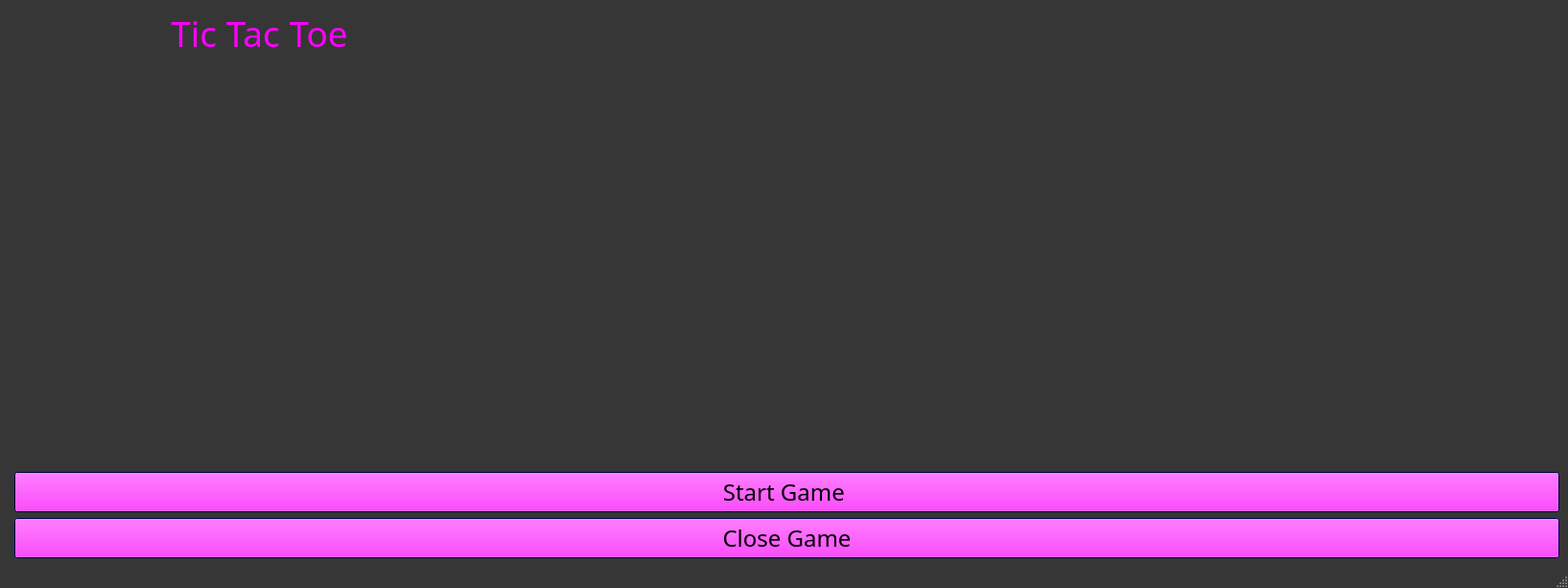
<?xml version="1.0" encoding="UTF-8"?>
<ui version="4.0">
 <class>MainWindow</class>
 <widget class="QMainWindow" name="MainWindow">
  <property name="geometry">
   <rect>
    <x>0</x>
    <y>0</y>
    <width>1635</width>
    <height>613</height>
   </rect>
  </property>
  <property name="palette">
   <palette>
    <active>
     <colorrole role="BrightText">
      <brush brushstyle="SolidPattern">
       <color alpha="255">
        <red>255</red>
        <green>170</green>
        <blue>0</blue>
       </color>
      </brush>
     </colorrole>
     <colorrole role="ButtonText">
      <brush brushstyle="SolidPattern">
       <color alpha="255">
        <red>0</red>
        <green>0</green>
        <blue>0</blue>
       </color>
      </brush>
     </colorrole>
     <colorrole role="Window">
      <brush brushstyle="SolidPattern">
       <color alpha="255">
        <red>54</red>
        <green>54</green>
        <blue>54</blue>
       </color>
      </brush>
     </colorrole>
     <colorrole role="Highlight">
      <brush brushstyle="SolidPattern">
       <color alpha="255">
        <red>255</red>
        <green>255</green>
        <blue>255</blue>
       </color>
      </brush>
     </colorrole>
    </active>
    <inactive>
     <colorrole role="BrightText">
      <brush brushstyle="SolidPattern">
       <color alpha="255">
        <red>255</red>
        <green>170</green>
        <blue>0</blue>
       </color>
      </brush>
     </colorrole>
     <colorrole role="ButtonText">
      <brush brushstyle="SolidPattern">
       <color alpha="255">
        <red>0</red>
        <green>0</green>
        <blue>0</blue>
       </color>
      </brush>
     </colorrole>
     <colorrole role="Window">
      <brush brushstyle="SolidPattern">
       <color alpha="255">
        <red>54</red>
        <green>54</green>
        <blue>54</blue>
       </color>
      </brush>
     </colorrole>
     <colorrole role="Highlight">
      <brush brushstyle="SolidPattern">
       <color alpha="255">
        <red>255</red>
        <green>255</green>
        <blue>255</blue>
       </color>
      </brush>
     </colorrole>
    </inactive>
    <disabled>
     <colorrole role="BrightText">
      <brush brushstyle="SolidPattern">
       <color alpha="255">
        <red>255</red>
        <green>170</green>
        <blue>0</blue>
       </color>
      </brush>
     </colorrole>
     <colorrole role="Base">
      <brush brushstyle="SolidPattern">
       <color alpha="255">
        <red>54</red>
        <green>54</green>
        <blue>54</blue>
       </color>
      </brush>
     </colorrole>
     <colorrole role="Window">
      <brush brushstyle="SolidPattern">
       <color alpha="255">
        <red>54</red>
        <green>54</green>
        <blue>54</blue>
       </color>
      </brush>
     </colorrole>
    </disabled>
   </palette>
  </property>
  <property name="cursor">
   <cursorShape>SizeFDiagCursor</cursorShape>
  </property>
  <property name="windowTitle">
   <string>MainWindow</string>
  </property>
  <widget class="QWidget" name="centralwidget">
   <property name="palette">
    <palette>
     <active>
      <colorrole role="Base">
       <brush brushstyle="SolidPattern">
        <color alpha="255">
         <red>170</red>
         <green>170</green>
         <blue>255</blue>
        </color>
       </brush>
      </colorrole>
      <colorrole role="Window">
       <brush brushstyle="SolidPattern">
        <color alpha="255">
         <red>170</red>
         <green>85</green>
         <blue>255</blue>
        </color>
       </brush>
      </colorrole>
     </active>
     <inactive>
      <colorrole role="Base">
       <brush brushstyle="SolidPattern">
        <color alpha="255">
         <red>170</red>
         <green>170</green>
         <blue>255</blue>
        </color>
       </brush>
      </colorrole>
      <colorrole role="Window">
       <brush brushstyle="SolidPattern">
        <color alpha="255">
         <red>170</red>
         <green>85</green>
         <blue>255</blue>
        </color>
       </brush>
      </colorrole>
     </inactive>
     <disabled>
      <colorrole role="Base">
       <brush brushstyle="SolidPattern">
        <color alpha="255">
         <red>170</red>
         <green>85</green>
         <blue>255</blue>
        </color>
       </brush>
      </colorrole>
      <colorrole role="Window">
       <brush brushstyle="SolidPattern">
        <color alpha="255">
         <red>170</red>
         <green>85</green>
         <blue>255</blue>
        </color>
       </brush>
      </colorrole>
     </disabled>
    </palette>
   </property>
   <layout class="QFormLayout" name="formLayout">
    <item row="0" column="1">
     <widget class="QLabel" name="label">
      <property name="palette">
       <palette>
        <active>
         <colorrole role="WindowText">
          <brush brushstyle="SolidPattern">
           <color alpha="255">
            <red>255</red>
            <green>0</green>
            <blue>255</blue>
           </color>
          </brush>
         </colorrole>
         <colorrole role="Button">
          <brush brushstyle="SolidPattern">
           <color alpha="255">
            <red>255</red>
            <green>0</green>
            <blue>255</blue>
           </color>
          </brush>
         </colorrole>
         <colorrole role="Text">
          <brush brushstyle="SolidPattern">
           <color alpha="255">
            <red>222</red>
            <green>148</green>
            <blue>0</blue>
           </color>
          </brush>
         </colorrole>
         <colorrole role="BrightText">
          <brush brushstyle="SolidPattern">
           <color alpha="255">
            <red>255</red>
            <green>170</green>
            <blue>0</blue>
           </color>
          </brush>
         </colorrole>
         <colorrole role="ButtonText">
          <brush brushstyle="SolidPattern">
           <color alpha="255">
            <red>255</red>
            <green>170</green>
            <blue>0</blue>
           </color>
          </brush>
         </colorrole>
         <colorrole role="Base">
          <brush brushstyle="SolidPattern">
           <color alpha="255">
            <red>255</red>
            <green>255</green>
            <blue>255</blue>
           </color>
          </brush>
         </colorrole>
         <colorrole role="Window">
          <brush brushstyle="SolidPattern">
           <color alpha="255">
            <red>255</red>
            <green>255</green>
            <blue>255</blue>
           </color>
          </brush>
         </colorrole>
        </active>
        <inactive>
         <colorrole role="WindowText">
          <brush brushstyle="SolidPattern">
           <color alpha="255">
            <red>255</red>
            <green>0</green>
            <blue>255</blue>
           </color>
          </brush>
         </colorrole>
         <colorrole role="Button">
          <brush brushstyle="SolidPattern">
           <color alpha="255">
            <red>255</red>
            <green>0</green>
            <blue>255</blue>
           </color>
          </brush>
         </colorrole>
         <colorrole role="Text">
          <brush brushstyle="SolidPattern">
           <color alpha="255">
            <red>222</red>
            <green>148</green>
            <blue>0</blue>
           </color>
          </brush>
         </colorrole>
         <colorrole role="BrightText">
          <brush brushstyle="SolidPattern">
           <color alpha="255">
            <red>255</red>
            <green>170</green>
            <blue>0</blue>
           </color>
          </brush>
         </colorrole>
         <colorrole role="ButtonText">
          <brush brushstyle="SolidPattern">
           <color alpha="255">
            <red>255</red>
            <green>170</green>
            <blue>0</blue>
           </color>
          </brush>
         </colorrole>
         <colorrole role="Base">
          <brush brushstyle="SolidPattern">
           <color alpha="255">
            <red>255</red>
            <green>255</green>
            <blue>255</blue>
           </color>
          </brush>
         </colorrole>
         <colorrole role="Window">
          <brush brushstyle="SolidPattern">
           <color alpha="255">
            <red>255</red>
            <green>255</green>
            <blue>255</blue>
           </color>
          </brush>
         </colorrole>
        </inactive>
        <disabled>
         <colorrole role="Button">
          <brush brushstyle="SolidPattern">
           <color alpha="255">
            <red>255</red>
            <green>0</green>
            <blue>255</blue>
           </color>
          </brush>
         </colorrole>
         <colorrole role="BrightText">
          <brush brushstyle="SolidPattern">
           <color alpha="255">
            <red>255</red>
            <green>170</green>
            <blue>0</blue>
           </color>
          </brush>
         </colorrole>
         <colorrole role="Base">
          <brush brushstyle="SolidPattern">
           <color alpha="255">
            <red>255</red>
            <green>255</green>
            <blue>255</blue>
           </color>
          </brush>
         </colorrole>
         <colorrole role="Window">
          <brush brushstyle="SolidPattern">
           <color alpha="255">
            <red>255</red>
            <green>255</green>
            <blue>255</blue>
           </color>
          </brush>
         </colorrole>
        </disabled>
       </palette>
      </property>
      <property name="font">
       <font>
        <family>Modern No. 20</family>
        <pointsize>28</pointsize>
       </font>
      </property>
      <property name="text">
       <string>                 Tic Tac Toe</string>
      </property>
     </widget>
    </item>
    <item row="1" column="1">
     <widget class="QStackedWidget" name="stackedWidget">
      <property name="palette">
       <palette>
        <active>
         <colorrole role="Button">
          <brush brushstyle="SolidPattern">
           <color alpha="255">
            <red>255</red>
            <green>0</green>
            <blue>255</blue>
           </color>
          </brush>
         </colorrole>
         <colorrole role="Window">
          <brush brushstyle="SolidPattern">
           <color alpha="255">
            <red>54</red>
            <green>54</green>
            <blue>54</blue>
           </color>
          </brush>
         </colorrole>
        </active>
        <inactive>
         <colorrole role="Button">
          <brush brushstyle="SolidPattern">
           <color alpha="255">
            <red>255</red>
            <green>0</green>
            <blue>255</blue>
           </color>
          </brush>
         </colorrole>
         <colorrole role="Window">
          <brush brushstyle="SolidPattern">
           <color alpha="255">
            <red>54</red>
            <green>54</green>
            <blue>54</blue>
           </color>
          </brush>
         </colorrole>
        </inactive>
        <disabled>
         <colorrole role="Button">
          <brush brushstyle="SolidPattern">
           <color alpha="255">
            <red>255</red>
            <green>0</green>
            <blue>255</blue>
           </color>
          </brush>
         </colorrole>
         <colorrole role="Base">
          <brush brushstyle="SolidPattern">
           <color alpha="255">
            <red>54</red>
            <green>54</green>
            <blue>54</blue>
           </color>
          </brush>
         </colorrole>
         <colorrole role="Window">
          <brush brushstyle="SolidPattern">
           <color alpha="255">
            <red>54</red>
            <green>54</green>
            <blue>54</blue>
           </color>
          </brush>
         </colorrole>
        </disabled>
       </palette>
      </property>
      <widget class="QWidget" name="gameWindow"/>
      <widget class="QWidget" name="leaderboardWindow"/>
      <widget class="QWidget" name="playerManagementPage">
       <widget class="QComboBox" name="player1ComboBox">
        <property name="geometry">
         <rect>
          <x>590</x>
          <y>20</y>
          <width>291</width>
          <height>51</height>
         </rect>
        </property>
        <property name="palette">
         <palette>
          <active>
           <colorrole role="Button">
            <brush brushstyle="SolidPattern">
             <color alpha="255">
              <red>255</red>
              <green>0</green>
              <blue>255</blue>
             </color>
            </brush>
           </colorrole>
          </active>
          <inactive>
           <colorrole role="Button">
            <brush brushstyle="SolidPattern">
             <color alpha="255">
              <red>255</red>
              <green>0</green>
              <blue>255</blue>
             </color>
            </brush>
           </colorrole>
          </inactive>
          <disabled>
           <colorrole role="Button">
            <brush brushstyle="SolidPattern">
             <color alpha="255">
              <red>255</red>
              <green>0</green>
              <blue>255</blue>
             </color>
            </brush>
           </colorrole>
          </disabled>
         </palette>
        </property>
       </widget>
       <widget class="QComboBox" name="player2ComboBox">
        <property name="geometry">
         <rect>
          <x>590</x>
          <y>90</y>
          <width>291</width>
          <height>51</height>
         </rect>
        </property>
        <property name="palette">
         <palette>
          <active>
           <colorrole role="Button">
            <brush brushstyle="SolidPattern">
             <color alpha="255">
              <red>255</red>
              <green>0</green>
              <blue>255</blue>
             </color>
            </brush>
           </colorrole>
          </active>
          <inactive>
           <colorrole role="Button">
            <brush brushstyle="SolidPattern">
             <color alpha="255">
              <red>255</red>
              <green>0</green>
              <blue>255</blue>
             </color>
            </brush>
           </colorrole>
          </inactive>
          <disabled>
           <colorrole role="Button">
            <brush brushstyle="SolidPattern">
             <color alpha="255">
              <red>255</red>
              <green>0</green>
              <blue>255</blue>
             </color>
            </brush>
           </colorrole>
          </disabled>
         </palette>
        </property>
       </widget>
       <widget class="QLabel" name="label_2">
        <property name="geometry">
         <rect>
          <x>170</x>
          <y>10</y>
          <width>201</width>
          <height>20</height>
         </rect>
        </property>
        <property name="palette">
         <palette>
          <active>
           <colorrole role="WindowText">
            <brush brushstyle="SolidPattern">
             <color alpha="255">
              <red>255</red>
              <green>0</green>
              <blue>255</blue>
             </color>
            </brush>
           </colorrole>
          </active>
          <inactive>
           <colorrole role="WindowText">
            <brush brushstyle="SolidPattern">
             <color alpha="255">
              <red>255</red>
              <green>0</green>
              <blue>255</blue>
             </color>
            </brush>
           </colorrole>
          </inactive>
          <disabled/>
         </palette>
        </property>
        <property name="font">
         <font>
          <family>Modern No. 20</family>
          <pointsize>18</pointsize>
         </font>
        </property>
        <property name="text">
         <string>Add Players : </string>
        </property>
       </widget>
       <widget class="QLabel" name="label_3">
        <property name="geometry">
         <rect>
          <x>400</x>
          <y>40</y>
          <width>201</width>
          <height>20</height>
         </rect>
        </property>
        <property name="palette">
         <palette>
          <active>
           <colorrole role="WindowText">
            <brush brushstyle="SolidPattern">
             <color alpha="255">
              <red>255</red>
              <green>0</green>
              <blue>255</blue>
             </color>
            </brush>
           </colorrole>
          </active>
          <inactive>
           <colorrole role="WindowText">
            <brush brushstyle="SolidPattern">
             <color alpha="255">
              <red>255</red>
              <green>0</green>
              <blue>255</blue>
             </color>
            </brush>
           </colorrole>
          </inactive>
          <disabled/>
         </palette>
        </property>
        <property name="font">
         <font>
          <family>Modern No. 20</family>
          <pointsize>16</pointsize>
         </font>
        </property>
        <property name="text">
         <string>Player with X : </string>
        </property>
       </widget>
       <widget class="QLabel" name="label_4">
        <property name="geometry">
         <rect>
          <x>400</x>
          <y>110</y>
          <width>171</width>
          <height>20</height>
         </rect>
        </property>
        <property name="palette">
         <palette>
          <active>
           <colorrole role="WindowText">
            <brush brushstyle="SolidPattern">
             <color alpha="255">
              <red>255</red>
              <green>0</green>
              <blue>255</blue>
             </color>
            </brush>
           </colorrole>
          </active>
          <inactive>
           <colorrole role="WindowText">
            <brush brushstyle="SolidPattern">
             <color alpha="255">
              <red>255</red>
              <green>0</green>
              <blue>255</blue>
             </color>
            </brush>
           </colorrole>
          </inactive>
          <disabled/>
         </palette>
        </property>
        <property name="font">
         <font>
          <family>Modern No. 20</family>
          <pointsize>16</pointsize>
         </font>
        </property>
        <property name="text">
         <string>Player with O : </string>
        </property>
       </widget>
       <widget class="QPushButton" name="startGameButton_2">
        <property name="geometry">
         <rect>
          <x>400</x>
          <y>160</y>
          <width>511</width>
          <height>29</height>
         </rect>
        </property>
        <property name="font">
         <font>
          <family>Modern No. 20</family>
          <pointsize>14</pointsize>
         </font>
        </property>
        <property name="text">
         <string>Get Started</string>
        </property>
       </widget>
      </widget>
     </widget>
    </item>
    <item row="2" column="1">
     <widget class="QPushButton" name="startGameButton">
      <property name="palette">
       <palette>
        <active>
         <colorrole role="Button">
          <brush brushstyle="SolidPattern">
           <color alpha="255">
            <red>255</red>
            <green>0</green>
            <blue>255</blue>
           </color>
          </brush>
         </colorrole>
         <colorrole role="Text">
          <brush brushstyle="SolidPattern">
           <color alpha="255">
            <red>255</red>
            <green>255</green>
            <blue>255</blue>
           </color>
          </brush>
         </colorrole>
         <colorrole role="Base">
          <brush brushstyle="SolidPattern">
           <color alpha="255">
            <red>0</red>
            <green>0</green>
            <blue>127</blue>
           </color>
          </brush>
         </colorrole>
         <colorrole role="Window">
          <brush brushstyle="SolidPattern">
           <color alpha="255">
            <red>0</red>
            <green>0</green>
            <blue>84</blue>
           </color>
          </brush>
         </colorrole>
        </active>
        <inactive>
         <colorrole role="Button">
          <brush brushstyle="SolidPattern">
           <color alpha="255">
            <red>255</red>
            <green>0</green>
            <blue>255</blue>
           </color>
          </brush>
         </colorrole>
         <colorrole role="Text">
          <brush brushstyle="SolidPattern">
           <color alpha="255">
            <red>255</red>
            <green>255</green>
            <blue>255</blue>
           </color>
          </brush>
         </colorrole>
         <colorrole role="Base">
          <brush brushstyle="SolidPattern">
           <color alpha="255">
            <red>0</red>
            <green>0</green>
            <blue>127</blue>
           </color>
          </brush>
         </colorrole>
         <colorrole role="Window">
          <brush brushstyle="SolidPattern">
           <color alpha="255">
            <red>0</red>
            <green>0</green>
            <blue>84</blue>
           </color>
          </brush>
         </colorrole>
        </inactive>
        <disabled>
         <colorrole role="Button">
          <brush brushstyle="SolidPattern">
           <color alpha="255">
            <red>255</red>
            <green>0</green>
            <blue>255</blue>
           </color>
          </brush>
         </colorrole>
         <colorrole role="ButtonText">
          <brush brushstyle="SolidPattern">
           <color alpha="135">
            <red>255</red>
            <green>255</green>
            <blue>255</blue>
           </color>
          </brush>
         </colorrole>
         <colorrole role="Base">
          <brush brushstyle="SolidPattern">
           <color alpha="255">
            <red>0</red>
            <green>0</green>
            <blue>84</blue>
           </color>
          </brush>
         </colorrole>
         <colorrole role="Window">
          <brush brushstyle="SolidPattern">
           <color alpha="255">
            <red>0</red>
            <green>0</green>
            <blue>84</blue>
           </color>
          </brush>
         </colorrole>
        </disabled>
       </palette>
      </property>
      <property name="font">
       <font>
        <family>Modern No. 20</family>
        <pointsize>18</pointsize>
        <bold>false</bold>
       </font>
      </property>
      <property name="cursor">
       <cursorShape>PointingHandCursor</cursorShape>
      </property>
      <property name="text">
       <string>Start Game </string>
      </property>
     </widget>
    </item>
    <item row="3" column="1">
     <widget class="QPushButton" name="closeButton">
      <property name="palette">
       <palette>
        <active>
         <colorrole role="Button">
          <brush brushstyle="SolidPattern">
           <color alpha="255">
            <red>255</red>
            <green>0</green>
            <blue>255</blue>
           </color>
          </brush>
         </colorrole>
         <colorrole role="Window">
          <brush brushstyle="SolidPattern">
           <color alpha="255">
            <red>0</red>
            <green>0</green>
            <blue>127</blue>
           </color>
          </brush>
         </colorrole>
        </active>
        <inactive>
         <colorrole role="Button">
          <brush brushstyle="SolidPattern">
           <color alpha="255">
            <red>255</red>
            <green>0</green>
            <blue>255</blue>
           </color>
          </brush>
         </colorrole>
         <colorrole role="Window">
          <brush brushstyle="SolidPattern">
           <color alpha="255">
            <red>0</red>
            <green>0</green>
            <blue>127</blue>
           </color>
          </brush>
         </colorrole>
        </inactive>
        <disabled>
         <colorrole role="Button">
          <brush brushstyle="SolidPattern">
           <color alpha="255">
            <red>255</red>
            <green>0</green>
            <blue>255</blue>
           </color>
          </brush>
         </colorrole>
         <colorrole role="ButtonText">
          <brush brushstyle="SolidPattern">
           <color alpha="135">
            <red>255</red>
            <green>255</green>
            <blue>255</blue>
           </color>
          </brush>
         </colorrole>
         <colorrole role="Base">
          <brush brushstyle="SolidPattern">
           <color alpha="255">
            <red>0</red>
            <green>0</green>
            <blue>127</blue>
           </color>
          </brush>
         </colorrole>
         <colorrole role="Window">
          <brush brushstyle="SolidPattern">
           <color alpha="255">
            <red>0</red>
            <green>0</green>
            <blue>127</blue>
           </color>
          </brush>
         </colorrole>
        </disabled>
       </palette>
      </property>
      <property name="font">
       <font>
        <family>Modern No. 20</family>
        <pointsize>18</pointsize>
       </font>
      </property>
      <property name="cursor">
       <cursorShape>PointingHandCursor</cursorShape>
      </property>
      <property name="text">
       <string>Close Game</string>
      </property>
     </widget>
    </item>
   </layout>
  </widget>
  <widget class="QMenuBar" name="menubar">
   <property name="geometry">
    <rect>
     <x>0</x>
     <y>0</y>
     <width>1635</width>
     <height>25</height>
    </rect>
   </property>
  </widget>
  <widget class="QStatusBar" name="statusbar">
   <property name="palette">
    <palette>
     <active>
      <colorrole role="WindowText">
       <brush brushstyle="SolidPattern">
        <color alpha="255">
         <red>255</red>
         <green>255</green>
         <blue>255</blue>
        </color>
       </brush>
      </colorrole>
      <colorrole role="Text">
       <brush brushstyle="SolidPattern">
        <color alpha="255">
         <red>255</red>
         <green>255</green>
         <blue>255</blue>
        </color>
       </brush>
      </colorrole>
     </active>
     <inactive>
      <colorrole role="WindowText">
       <brush brushstyle="SolidPattern">
        <color alpha="255">
         <red>255</red>
         <green>255</green>
         <blue>255</blue>
        </color>
       </brush>
      </colorrole>
      <colorrole role="Text">
       <brush brushstyle="SolidPattern">
        <color alpha="255">
         <red>255</red>
         <green>255</green>
         <blue>255</blue>
        </color>
       </brush>
      </colorrole>
     </inactive>
     <disabled/>
    </palette>
   </property>
  </widget>
 </widget>
 <resources/>
 <connections/>
</ui>
